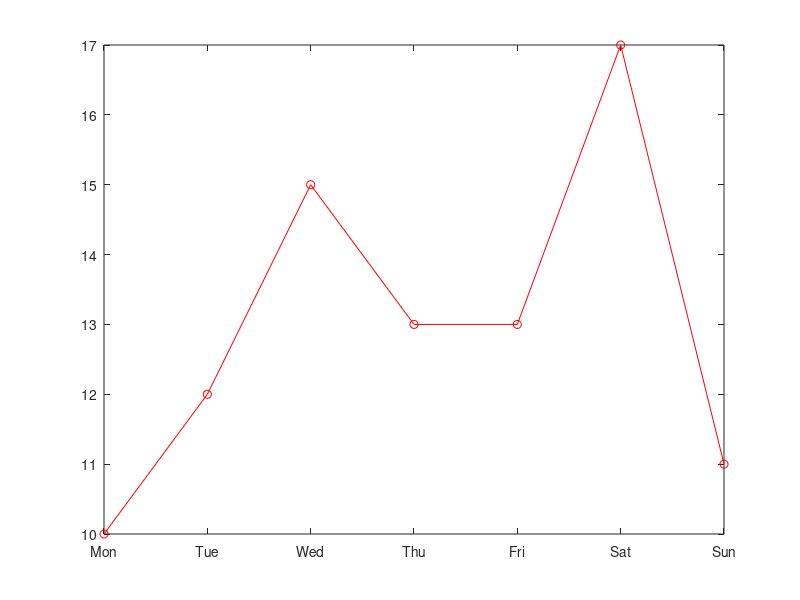

Source code (MATLAB): (Note: this script raises an error after producing the figure.)
% Plotting
% Author: Chul Min Yeum
% Email: cmyeum@uwaterloo.ca
% Last updated: 2019-06-12

% Write your script to solve questions in a cumulative way

%% Task 3: Advanced Plotting
close;clc;clear

x = 1:7;
y = [10 12 15 13 13 17 11];
plot(x,y, '-ro')

legend('Waterloo');
xlabel('Week');
ylabel('Temperature');
title('Task3');

%% Task3-Q1: Change the font size (20) of all axis labels
% https://www.mathworks.com/help/matlab/ref/xlabel.html#namevaluepairarguments
close;clc;clear

x = 1:7;
y = [10 12 15 13 13 17 11];
plot(x,y, '-ro')

legend('Waterloo');
xlabel('Week', 'fontsize', 20);
ylabel('Temperature', 'fontsize', 20);
title('Task3-Q1', 'fontsize', 20);

%% Task3-Q2: Change x-axis tick values as (Mon, Tue, Wed, Thu, Fri, Sat, Sun)
% https://www.mathworks.com/help/matlab/ref/xticks.html
% https://www.mathworks.com/help/matlab/ref/xticklabels.html
close;clc;clear

x = 1:7;
y = [10 12 15 13 13 17 11];
plot(x,y, '-ro')

xticks(1:7);
xticklabels({'Mon','Tue', 'Wed', 'Thu', 'Fri', 'Sat', 'Sun'});
yticks(10:16);
yticklabels({'10', '11', '~~~~', '', '', '15', '16', '17'});
legend('Waterloo');
xlabel('Week', 'fontsize', 20);
ylabel('Temperature', 'fontsize', 20);
title('Task3-Q2', 'fontsize', 20);

%% Task3-Q3: Change the box line width, tick font size, tick font weigth
% https://www.mathworks.com/help/matlab/ref/matlab.graphics.axis.axes-properties.html
%{
ax = gca;
ax.FontSize = 12;
ax.FontWeight = 'bold';
ax.LineWidth = 2;
%}
close;clc;clear

x = 1:7;
y = [10 12 15 13 13 17 11];
plot(x,y, '-ro')

xticks(1:7);
xticklabels({'Mon','Tue', 'Wed', 'Thu', 'Fri', 'Sat', 'Sun'});

ax = gca;
ax.FontSize = 12;
ax.FontWeight = 'bold';
ax.LineWidth = 2;

legend('Waterloo');
legend boxoff   
xlabel('Week', 'fontsize', 20);
ylabel('Temperature', 'fontsize', 20);
title('Task3-Q3', 'fontsize', 20);

%% Task3-Q4: Change the legend position from right top to left top and 
%% change the font size
% https://www.mathworks.com/help/matlab/ref/legend.html#bt6ef_q-1-lcn
close;clc;clear

x = 1:7;
y = [10 12 15 13 13 17 11];
plot(x,y, '-ro')

xticks(1:7);
xticklabels({'Mon','Tue', 'Wed', 'Thu', 'Fri', 'Sat', 'Sun'});

ax = gca;
ax.FontSize = 12;
ax.FontWeight = 'bold';
ax.LineWidth = 2;

legend('Waterloo', 'Location', 'northwest', 'FontSize', 15);
xlabel('Week', 'fontsize', 20);
ylabel('Temperature', 'fontsize', 20);
title('Task3-Q4', 'fontsize', 20);

%% Task3-Q5: Change marker size, edge color, and face color
% https://www.mathworks.com/help/matlab/ref/plot.html
% check the examples
close;clc;clear

x = 1:7;
y = [10 12 15 13 13 17 11];
plot(x,y, '-ro', ...
    'LineWidth', 2, ...
    'MarkerSize', 10, ...
    'MarkerEdgeColor', 'b', ...
    'MarkerFaceColor', 'y')

xticks(1:7);
xticklabels({'Mon','Tue', 'Wed', 'Thu', 'Fri', 'Sat', 'Sun'});

ax = gca;
ax.FontSize = 12;
ax.FontWeight = 'bold';
ax.LineWidth = 2;

legend('Waterloo', 'Location', 'northwest', 'FontSize', 15);
xlabel('Week', 'fontsize', 20);
ylabel('Temperature', 'fontsize', 20);
title('Task3-Q5', 'fontsize', 20);

%% Task3-Q6: Change the figure size
% https://www.mathworks.com/help/matlab/ref/figure.html#namevaluepairarguments
% set(gcf, 'Position', [100 100 1000 500]);
close;clc;clear

x = 1:7;
y = [10 12 15 13 13 17 11];
plot(x,y, '-ro', ...
    'LineWidth', 2, ...
    'MarkerSize', 10, ...
    'MarkerEdgeColor', 'b', ...
    'MarkerFaceColor', 'y')

xticks(1:7);
xticklabels({'Mon','Tue', 'Wed', 'Thu', 'Fri', 'Sat', 'Sun'});

ax = gca;
ax.FontSize = 12;
ax.FontWeight = 'bold';
ax.LineWidth = 2;

legend('Waterloo', 'Location', 'northwest', 'FontSize', 15);
xlabel('Week', 'fontsize', 20);
ylabel('Temperature', 'fontsize', 20);
title('Task3-Q6', 'fontsize', 20);
set(gcf, 'Position', [100 100 1000 500]);

%% Task3-Q7: Draw the figure for Q5 in a figure window named 'AE121 Q6'
% https://www.mathworks.com/help/matlab/ref/figure.html#namevaluepairarguments
% https://www.mathworks.com/help/matlab/ref/matlab.ui.figure-properties.html#buiwuyk-1-NumberTitle
close;clc;clear

figure('Name', 'AE121 Q6', 'NumberTitle','off');
x = 1:7;
y = [10 12 15 13 13 17 11];
plot(x,y, '-ro', ...
    'LineWidth', 2, ...
    'MarkerSize', 10, ...
    'MarkerEdgeColor', 'b', ...
    'MarkerFaceColor', 'y')

xticks(1:7);
xticklabels({'Mon','Tue', 'Wed', 'Thu', 'Fri', 'Sat', 'Sun'});

ax = gca;
ax.FontSize = 12;
ax.FontWeight = 'bold';
ax.LineWidth = 2;

legend('Waterloo', 'Location', 'northwest', 'FontSize', 15);
xlabel('Week', 'fontsize', 20);
ylabel('Temperature', 'fontsize', 20);
title('Task3-Q7', 'fontsize', 20);
set(gcf, 'Position', [100 100 1000 500]);

%% Task3-Q8: Add a text of 'Today' and arrow at the marker of Friday's temperature
% https://www.mathworks.com/help/matlab/ref/text.html
close;clc;clear

figure('Name', 'AE121 Q6', 'NumberTitle','off');
x = 1:7;
y = [10 12 15 13 13 17 11];
plot(x,y, '-ro', ...
    'LineWidth', 2, ...
    'MarkerSize', 10, ...
    'MarkerEdgeColor', 'b', ...
    'MarkerFaceColor', 'y')

text(x(5), y(5)-0.5, 'Today', 'FontSize', 15, 'FontWeight', 'bold', ...
    'HorizontalAlignment', 'center');

xticks(1:7);
xticklabels({'Mon','Tue', 'Wed', 'Thu', 'Fri', 'Sat', 'Sun'});

ax = gca;
ax.FontSize = 12;
ax.FontWeight = 'bold';
ax.LineWidth = 2;

legend('Waterloo', 'Location', 'northwest', 'FontSize', 15);
xlabel('Week', 'fontsize', 20);
ylabel('Temperature', 'fontsize', 20);
title('Task3-Q8', 'fontsize', 20);
set(gcf, 'Position', [100 100 1000 500]);
